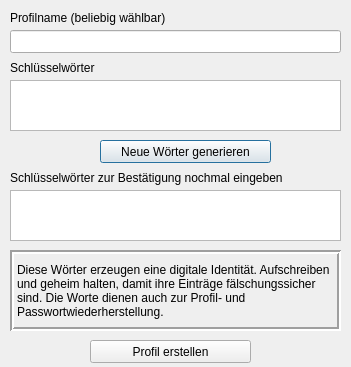
<?xml version="1.0" encoding="UTF-8"?>
<ui version="4.0">
 <class>DialogGenerateProfile</class>
 <widget class="QDialog" name="DialogGenerateProfile">
  <property name="geometry">
   <rect>
    <x>0</x>
    <y>0</y>
    <width>351</width>
    <height>367</height>
   </rect>
  </property>
  <property name="windowTitle">
   <string>Profil generieren</string>
  </property>
  <widget class="QPushButton" name="btn_new_seed_words">
   <property name="geometry">
    <rect>
     <x>100</x>
     <y>140</y>
     <width>171</width>
     <height>23</height>
    </rect>
   </property>
   <property name="text">
    <string>Neue Wörter generieren</string>
   </property>
  </widget>
  <widget class="QTextBrowser" name="textBrowser_new_seed">
   <property name="geometry">
    <rect>
     <x>10</x>
     <y>80</y>
     <width>331</width>
     <height>51</height>
    </rect>
   </property>
  </widget>
  <widget class="QLabel" name="label">
   <property name="geometry">
    <rect>
     <x>10</x>
     <y>60</y>
     <width>321</width>
     <height>16</height>
    </rect>
   </property>
   <property name="text">
    <string>Schlüsselwörter</string>
   </property>
  </widget>
  <widget class="QLabel" name="label_2">
   <property name="geometry">
    <rect>
     <x>10</x>
     <y>170</y>
     <width>331</width>
     <height>16</height>
    </rect>
   </property>
   <property name="text">
    <string>Schlüsselwörter zur Bestätigung nochmal eingeben</string>
   </property>
  </widget>
  <widget class="QTextEdit" name="textEdit_new_seed_confirmed">
   <property name="geometry">
    <rect>
     <x>10</x>
     <y>190</y>
     <width>331</width>
     <height>51</height>
    </rect>
   </property>
  </widget>
  <widget class="QPushButton" name="btn_create_profile">
   <property name="geometry">
    <rect>
     <x>90</x>
     <y>340</y>
     <width>161</width>
     <height>23</height>
    </rect>
   </property>
   <property name="text">
    <string>Profil erstellen</string>
   </property>
  </widget>
  <widget class="QLineEdit" name="lineEdit_profile_name">
   <property name="geometry">
    <rect>
     <x>10</x>
     <y>30</y>
     <width>331</width>
     <height>23</height>
    </rect>
   </property>
  </widget>
  <widget class="QLabel" name="label_3">
   <property name="geometry">
    <rect>
     <x>10</x>
     <y>10</y>
     <width>331</width>
     <height>16</height>
    </rect>
   </property>
   <property name="text">
    <string>Profilname (beliebig wählbar)</string>
   </property>
  </widget>
  <widget class="QLabel" name="label_info">
   <property name="geometry">
    <rect>
     <x>10</x>
     <y>250</y>
     <width>331</width>
     <height>81</height>
    </rect>
   </property>
   <property name="autoFillBackground">
    <bool>false</bool>
   </property>
   <property name="frameShape">
    <enum>QFrame::Box</enum>
   </property>
   <property name="frameShadow">
    <enum>QFrame::Sunken</enum>
   </property>
   <property name="lineWidth">
    <number>2</number>
   </property>
   <property name="text">
    <string>Diese Wörter erzeugen eine digitale Identität. Aufschreiben und geheim halten, damit ihre Einträge fälschungssicher sind. Die Worte dienen auch zur Profil- und Passwortwiederherstellung.</string>
   </property>
   <property name="wordWrap">
    <bool>true</bool>
   </property>
  </widget>
 </widget>
 <resources/>
 <connections/>
</ui>
